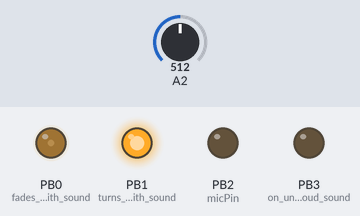
Recording of a sketch running on a simulated ATtiny85, built with avr-gcc and run on an emulated ATtiny85. On the bench: output pins drawn as LEDs (lit = HIGH). The inputs (shaded band) are chosen by the test bench; at power-on: A2 = 512.

Above: at 1.2 s.
1.3 s: A2 set to 306
Timing chart, 0 to 4.3 s (numbered marks = the images above; inputs shaded):
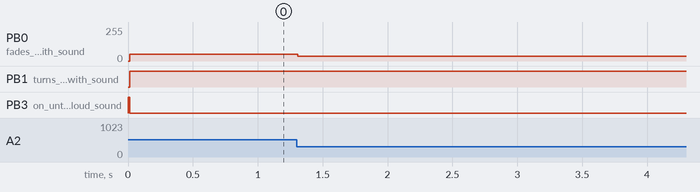

The sketch:

Blow_sensor_ATtiny85.ino
```cpp
/*Code for the basic attiny45/85 chip with an electret microphone
 */
//                            attiny45/85
//                        reset -+---+- power
//  (on until loud sound)   pb3 -+*  +- pb2 (turns off with sound)
//      | ]-(electret +)    pb4 -+   +- pb1 (turns on with sound)
//      | ]-(electret -) ground -+---+- pb0 (fades on with sound)
//
//
// INPORTANT: Connect a ~50k ohm resistor between + lead of electret (pb4) and
// power, to power the microphone.  The value of this microphone adjusts the
// sensitivity of the microphone.  The greater the resistor, the more sensitive
// the microphone.  Note, that if the resistor is too large, the microphone will
// not get enough power (and thus become less sensitive).
//
// The louder the volume sensed by the electret mic, the higher the
// voltage read by pb4 (analog input 2).
// Electret mic also works as a wind sensor, so blowing on microphone is
// equivalent to loud sound.

int fadingLight;
int micPin = 2;

int micSample; // volume picked up by microphone
int maxSample = 0;  // maximum volume for that sample
int totalMaxVolume = 0;  // maximum volume picked up by microphone
int averageVolume = 0;  // average volume for background sound

void setup() {
  pinMode(0, OUTPUT); // fades on with sound
  pinMode(1, OUTPUT); // turns on with sound
  pinMode(2, OUTPUT); // turns off with sound
  pinMode(3, OUTPUT); // on until loud sound

  digitalWrite(3, HIGH); // start with pin 3 on.  Turns off with lound sound

  //calibrate for average volume by taking 100 samples and averaging
  for( int i=0 ; i< 100; i++)
  {
    micSample = micSample + analogRead(micPin);
  }
  averageVolume = micSample/100;
  averageVolume = averageVolume + 3; // adjust silence threshold by 3.
  // increase this number (the 2) to make microphone less sensitive to noise.
}


void loop() {
  maxSample = 0;  //reset the maximum volume for this sample

  // take 20 samples of volume and pick the maximum volume
  for( int i=0 ; i< 20; i++)
  {
    micSample = analogRead(micPin);
    if (micSample > maxSample)
    {
      maxSample= micSample;
    }
  }

  // update maximum volume read by the microphone for calibration
  if (maxSample > totalMaxVolume)
  {
    totalMaxVolume = maxSample;
  }

  // map volume sample to light intensity
  fadingLight = map(maxSample, averageVolume, totalMaxVolume, 0, 50);
  if(fadingLight<0)
  {
    fadingLight = 0;
  }
  analogWrite(0, fadingLight);  // write intensity to pin 0

  // if volume sample is greater than "loud sound" threshold (in this case 10)
  // then turn off pin 3
  if(maxSample > averageVolume + 10)
  {
    digitalWrite(3, LOW);
  }

  // if volume sample is above silence threshold,
  // turn on pin 1 and turn off pin 2.
  // if voluem sample is below silence threshold,
  // turn off pin 1 and turn on pin 2.
  if(maxSample > averageVolume)
  {
    digitalWrite(1, HIGH);
    digitalWrite(2, LOW);
  }
  else
  {
    digitalWrite(1, LOW);
    digitalWrite(2, HIGH);
  }

  delay(5);
}
```

Measured:
- after the input at 1.3 s, PB0 (fades_on_with_sound): 50/255 → 34/255 at once
